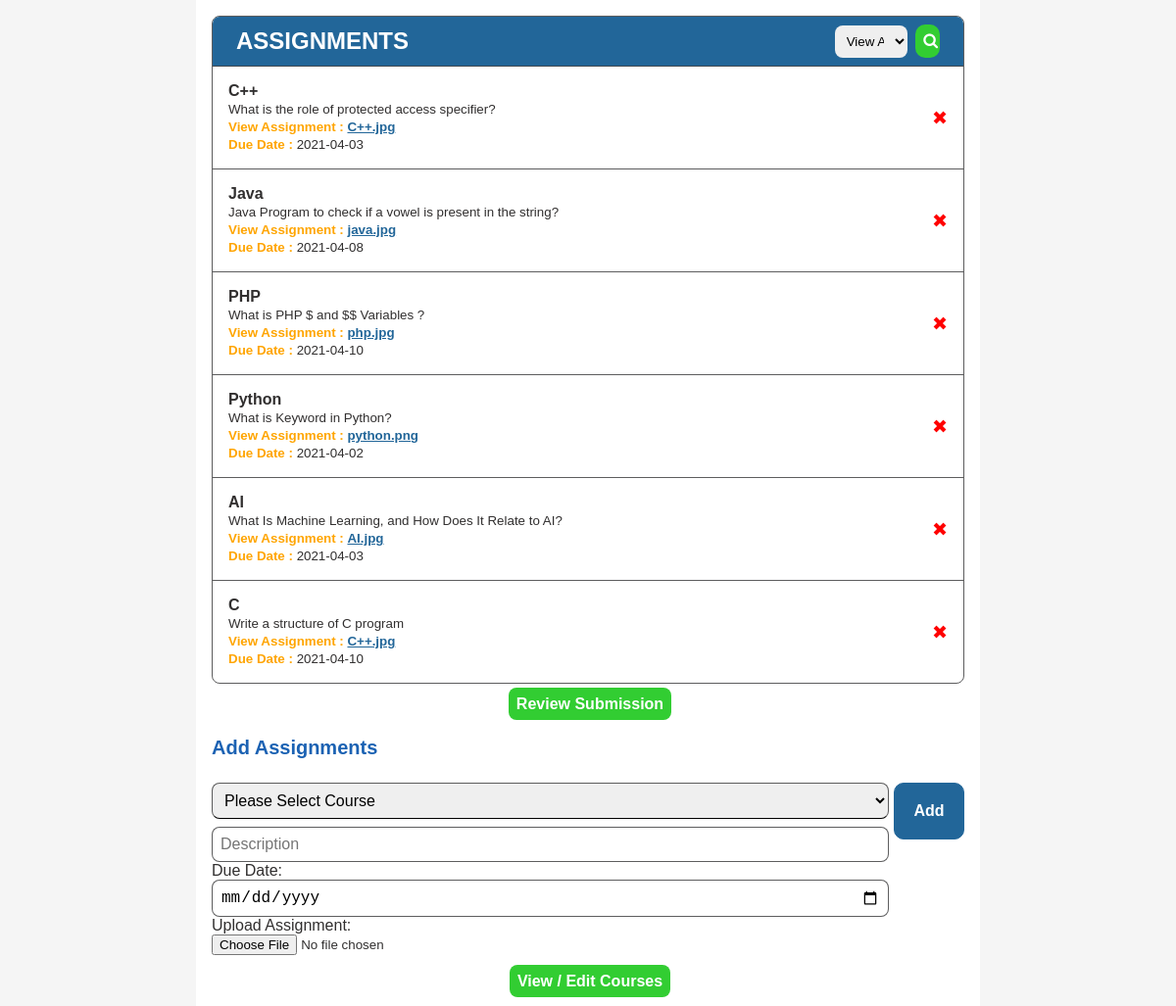
The app's page /admin/index.php with its own data.
### tables this page shows
CREATE TABLE `assignments` (
  `ID` int(255) NOT NULL,
  `Description` varchar(255) NOT NULL,
  `duedate` varchar(255) NOT NULL,
  `filename` varchar(255) NOT NULL,
  `courseID` int(200) NOT NULL
);

CREATE TABLE `courses` (
  `courseID` int(255) NOT NULL,
  `courseName` varchar(255) NOT NULL
);

### admin/model/assignment_db.php (called while the page is built, shortened)
<?php
 function get_assignment_by_course($course_id){
    global $db;
    if($course_id){
        $query ='SELECT A.ID ,A.Description, A.duedate,A.filename, C.courseName FROM assignments A LEFT JOIN courses C ON A.courseID = C.courseID WHERE A.courseID = :course_id ORDER BY A.ID';
    }else{
       $query ='SELECT A.ID ,A.Description,  A.duedate,A.filename, C.courseName FROM assignments A LEFT JOIN courses C ON A.courseID = C.courseID ORDER BY C.courseID';
    }
    $statement = $db->prepare($query);
    $statement->bindValue(':course_id', $course_id);
    $statement->execute();
    $assignments = $statement->fetchAll();
    return $assignments;
 }
?>

### admin/view/assignment_list.php (the view, shortened to what this page needs)
<?php
include('header.php');
?>
<section id="list" class="list">
    <header class="list__row list__header">
        <h1>Assignments</h1>
        <form action="." method="get" id="list__header_select" class="list__header_select " >
            <select name="course_id" required>
                <option value="0">View All</option>
            </select>
            <button class="add-button bold"> <i class="fa fa-search" aria-hidden="true"></i>
 </button>
        </form>
    </header>
    <?php
    if($assignments){
        foreach($assignments as $assignment):?>
        <div class="list__row">
            <div class="list__item">
                <p class="bold">
                <?=$assignment['courseName'] ?>
                </p>
                <p><small>
                <?=$assignment['Description'] ?>
                </small>
                </p>
                <p>
                    <small><b class="b" >View Assignment :</b>
                <a href="uploaded_files/<?=$assignment['filename'] ?>">  <?=$assignment['filename'] ?></a>
                </small>
                </p>
                <p>
                    <small><b class="b">Due Date :</b>
                <?=$assignment['duedate'] ?>
                </small>
                </p>
            </div>
            <div class="list__removeItem">
                <form action="." method="post" >
                <button class="remove-button"> ✖</button>
                </form>
            </div>
        </div>
    <?php
    endforeach;
    }
    ?>
</section>
<p><a class="viewcourse" href=".?action=get_submission">Review Submission</a></p>
<section id="add" class="add">
    <h2>Add Assignments</h2>
    <form action="." method="post" id="add__form" class="add__form" enctype="multipart/form-data">
        <div class="add__inputs">
            <select name="course_id" required>
                <option value="">Please Select Course</option>
            </select>
            <input type="text" name="description" maxlength="120" placeholder="Description" required>
            Due Date:
            <input type="date" name="duedate" >
            Upload Assignment:
            <label class="file">
            <input type="file" name="file" class="file">
            </label>
        </div>
        <div class="add__addItem">
            <button class="add-button bold">Add </button>
        </div>
    </form>
</section>
<br>
<p><a class="viewcourse" href=".?action=list_courses">View / Edit Courses</a></p>
<?php
include('footer.php');
?>

### admin/view/css/main.css (style rules this page uses)
.add > h2 { color: #1b62b3; font-size: 1.25rem; margin: 1.5rem 0 1.5rem; }
.add__form { width: 100%; display: grid; grid-template-columns: 80% 20%; column-gap: 5px; }
@media only screen and (min-width: 600px) { .add__form { grid-template-columns: 90% 10%; } }
.add__inputs { display: flex; justify-content: flex-start; flex-direction: column; }
.add__inputs > input, .add__inputs > select { font-size: 1rem; padding: 0.5rem; border: 1px solid rgba(69, 69, 71, 0.87); border-radius: 00.5rem; outline: none; }
.add__inputs > select { border-radius: 00.5rem; outline: none; border-bottom: 1px solid black; margin-bottom: 00.5rem; }
.add-button { color: #fff; font-size: 1rem; background: #226699; border: 1px solid #226699; border-radius: 10px; padding: 1.2rem; outline: none; }
.list { width: 100%; max-height: 70vh; overflow-y: scroll; overflow-x: hidden; color: #312f2f; margin-bottom: 0.75rem; border: 1px solid rgba(69, 69, 71, 0.87); border-radius: 00.5rem; display: flex; justify-content: flex-start; align-items: center; flex-direction: column; position: relative; }
@media only screen and (min-width: 400px) { .list { max-height: 75vh; } }
.list { -ms-overflow-style: none; scrollbar-width: none; }
.list__row { width: 100%; max-width: 100%; border-bottom: 1px solid rgba(69, 69, 71, 0.87); display: flex; justify-content: flex-start; align-items: center; flex-direction: row; color: #312f2f; padding: 0.5rem; }
.list__row:last-child { border: none; }
.list__header { width: 100%; padding: 0.5rem; position: sticky; top: 0; text-transform: uppercase; background-color: #226699; color: #fff; font-weight: bold; flex-grow: 1; display: flex; flex-direction: column; justify-content: space-between; }
@media only screen and (min-width: 800px) { .list__header { flex-direction: row; } }
.list__header h1 { display: flex; justify-content: flex-start; margin-left: 1rem; }
.list__header_select button { background-color: limegreen; margin-left: 0.25rem; color: #fff; border: none; width: 20%; padding: 0.5rem; }
.viewcourse { background-color: limegreen; margin-left: 0.25rem; color: #fff; border: none; width: 20%; padding: 0.5rem; text-decoration: none; border-radius: 00.5rem; }
.list__header_select select { border: none; width: 60%; padding: 0.5rem; border-radius: 0.5rem; outline: none; }
.list__item { flex-grow: 1; padding: 0.5rem; }
.remove-button { height: 100%; width: 100%; font-size: 1.2rem; background: transparent; border: none; padding-right: 0.5rem; outline: none; color: red; }
* { margin: 0; padding: 0; box-sizing: border-box; }
html { font-size: 16px; font-family: Arial, Helvetica, sans-serif; color: #312f2f; }
body { display: flex; justify-content: center; align-items: center; background-color: whitesmoke; min-height: 100vh; }
section { width: 100%; }
a { color: #226699; font-weight: bold; }
.bold { font-weight: bold; }
b { color: orange; }

### records on screen
assignments: courseID.courseName "C++", Description "What is the role of protected access specifier?", filename "C++.jpg", duedate "2021-04-03"
assignments: courseID.courseName "Java", Description "Java Program to check if a vowel is present in the string?", filename "java.jpg", duedate "2021-04-08"
assignments: courseID.courseName "PHP", Description "What is PHP $ and $$ Variables ?", filename "php.jpg", duedate "2021-04-10"
assignments: courseID.courseName "Python", Description "What is Keyword in Python?", filename "python.png", duedate "2021-04-02"
assignments: courseID.courseName "AI", Description "What Is Machine Learning, and How Does It Relate to AI?", filename "AI.jpg", duedate "2021-04-03"
assignments: courseID.courseName "C", Description "Write a structure of C program", filename "C++.jpg", duedate "2021-04-10"
